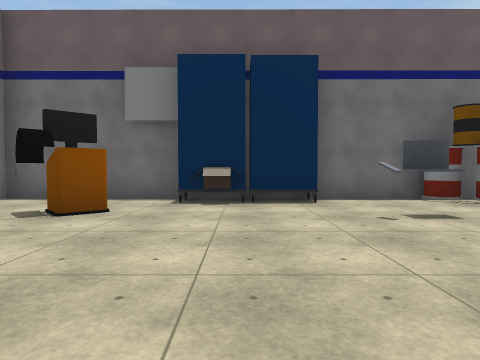
view 1 (above)

21 first-person views from a walk through a Unity game level. The camera is 1.2 m above the floor, tilts 2° down and sees 75° across. The floor is counted in squares, 2 m on a side. Each view is taken from the middle of a square. On the plan, view 1 faces up. The plan holds only what a view shows up to about 9 squares ahead; the rest is blank. The place goes on beyond the plan. The player character is not drawn. Some surface patterns are stand-ins.

view 2
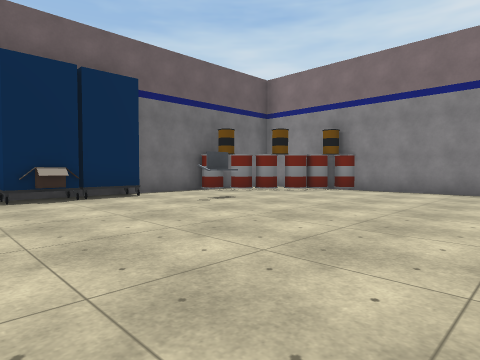

view 3
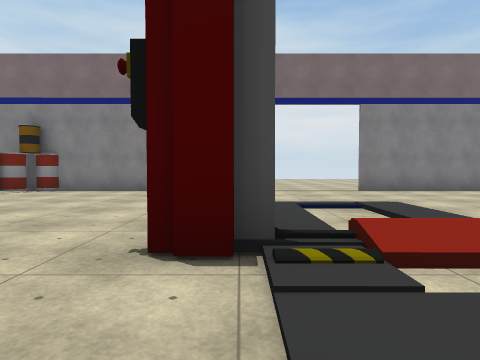

view 4
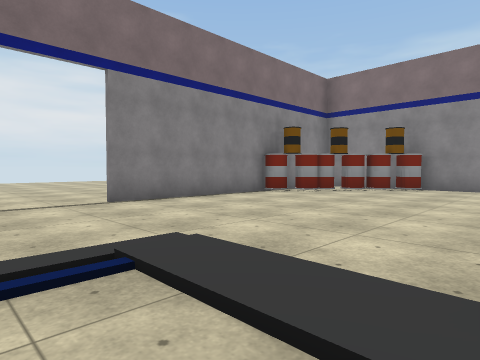

view 5
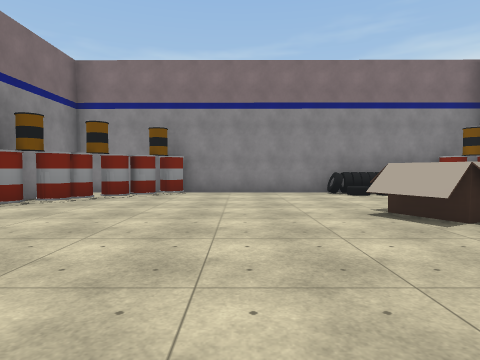

view 6
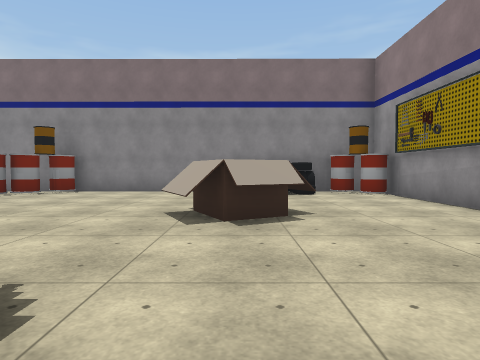

view 7
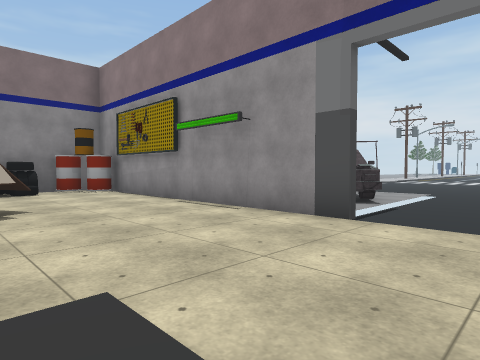

view 8
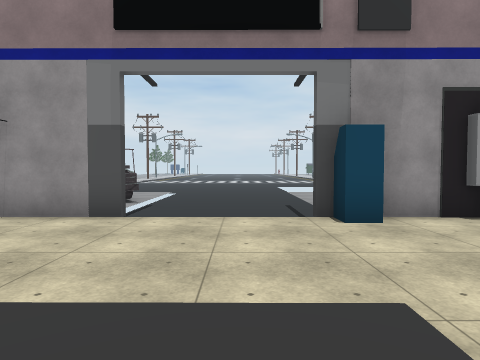

view 9
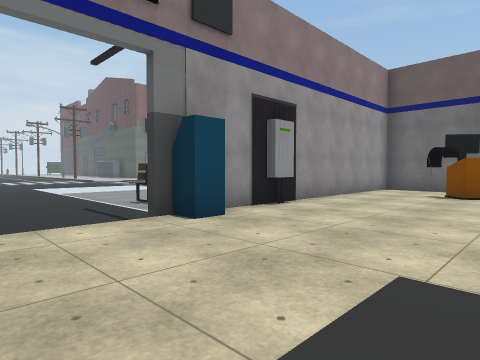

view 10
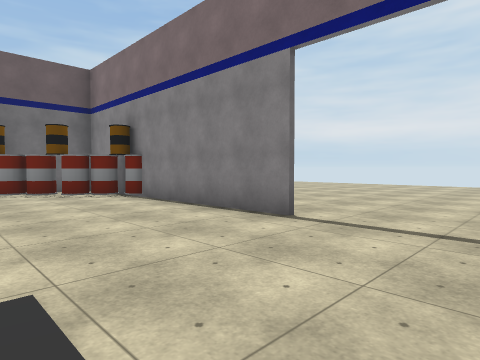

view 11
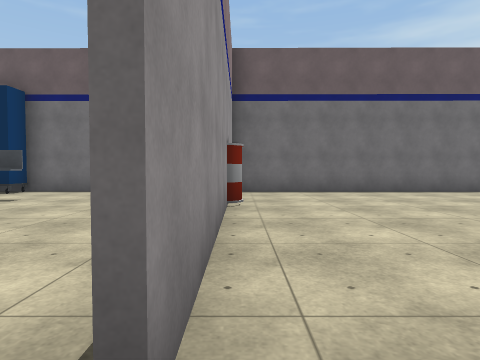

view 12
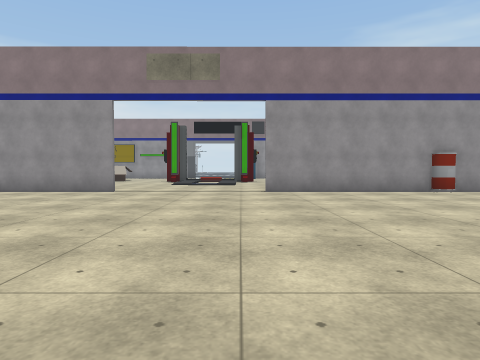

view 13
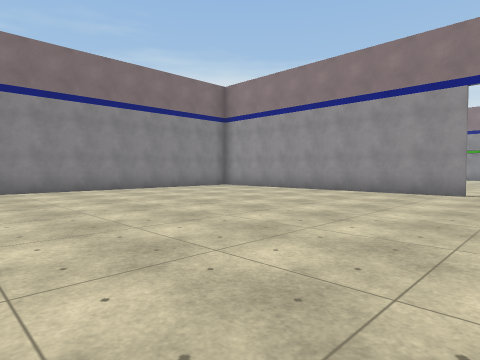

view 14
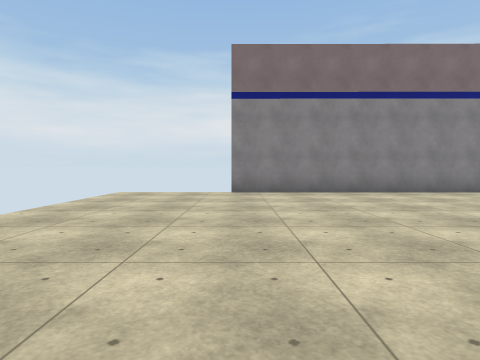

view 15
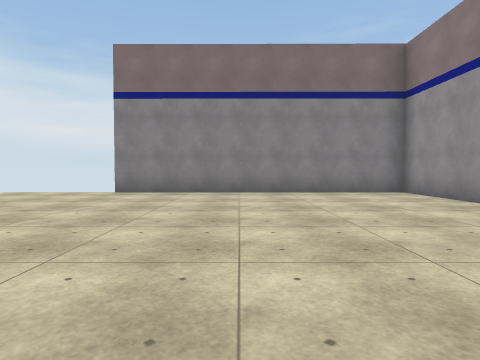

view 16
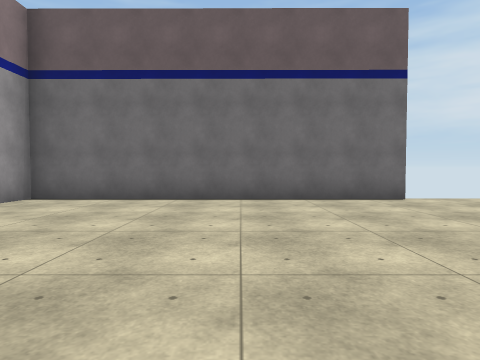

view 17
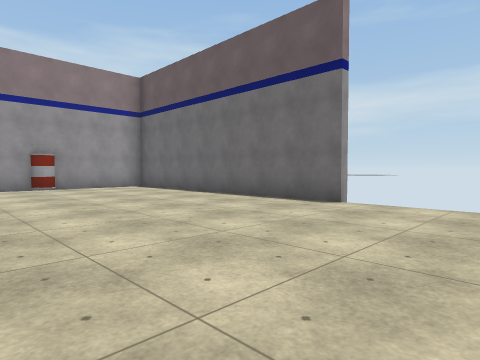

view 18
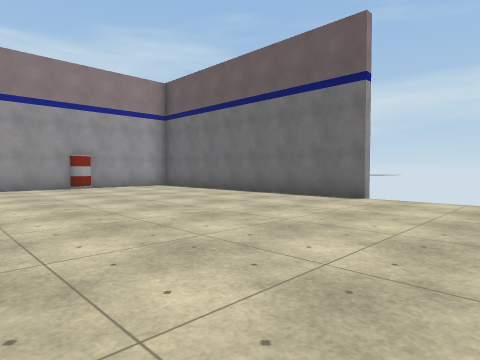

view 19
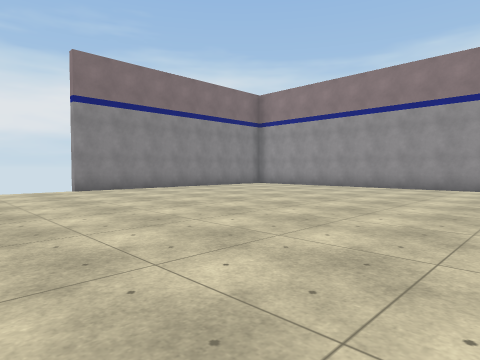

view 20
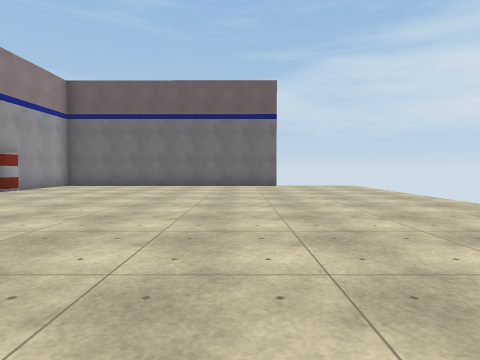

view 21
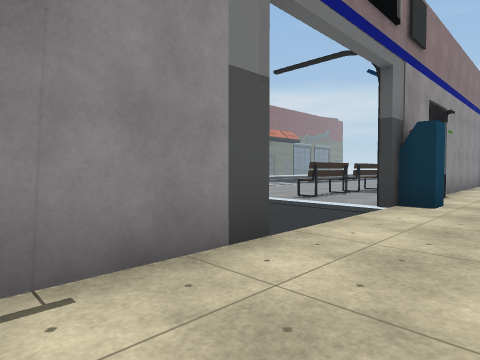

### Floor plan
Key: @ floor where view 1 was taken; # wall or solid block; x gap in a wall; . main floor; - floor 0.25 m lower than the main floor; / step, stairs or slope; ^ raised ledge; O other object.
Columns run from 7 left of view 1 to 17 right of it. Each row starts with its distance up from view 1.
  7   #####  ##  ########
  6   #...#OO..O##..........
  5   #.........OO...........
  4   #.OO...O...O...........
  3 O #..........O#..........
  2 O #...........#..........
  1 O.#...........#..........
  0 O.#....@......#..........
 -1 O.O...........#.........
 -2  -x....#.//.............
 -3  --....////............
 -4  --....////..............
 -5 #-x.... .................
 -6 # #...........#..........
 -7   #...........#..........
 -8   #..#^.......#..........
 -9   #... ^......#..........
-10   #..........O#..........
-11   #..........O...........
-12   #O.OO.....O#...........
-13   ####O###############...

Where each view was taken, in squares from view 1:
view 1: 0 up, 0 right, facing up
view 2: 1 down, 2 left, facing up-right
view 3: 2 down, 2 left, facing right
view 4: 3 down, 1 right, facing down-right
view 5: 4 down, 2 right, facing down
view 6: 4 down, 1 left, facing down
view 7: 3 down, 1 left, facing down-left
view 8: 3 down, 0 right, facing left
view 9: 4 down, 1 left, facing up-left
view 10: 4 down, 3 right, facing up-right
view 11: 2 down, 7 right, facing up
view 12: 2 down, 15 right, facing left
view 13: 4 down, 15 right, facing down-left
view 14: 5 down, 14 right, facing down
view 15: 5 down, 11 right, facing down
view 16: 0 up, 11 right, facing up
view 17: 1 up, 17 right, facing up-left
view 18: 0 up, 17 right, facing up-left
view 19: 4 down, 17 right, facing down-left
view 20: 5 down, 13 right, facing up
view 21: 7 down, 3 left, facing up-left
